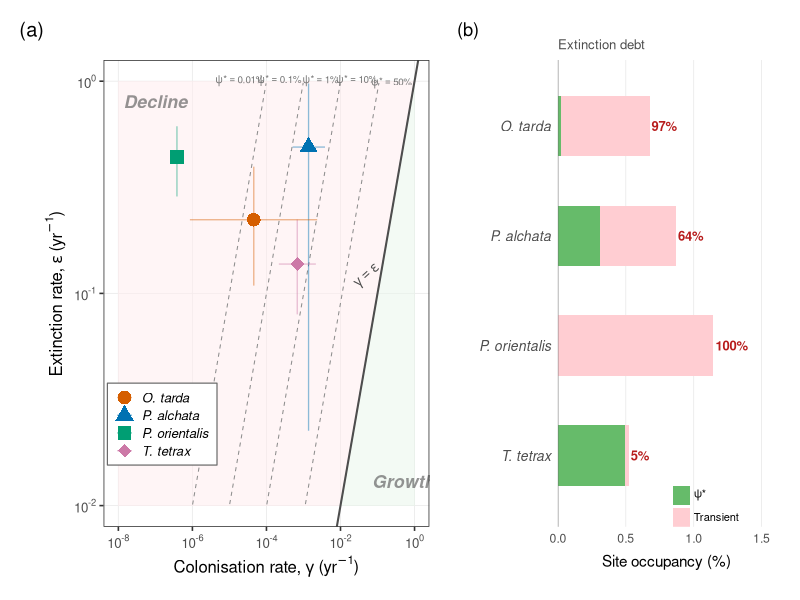
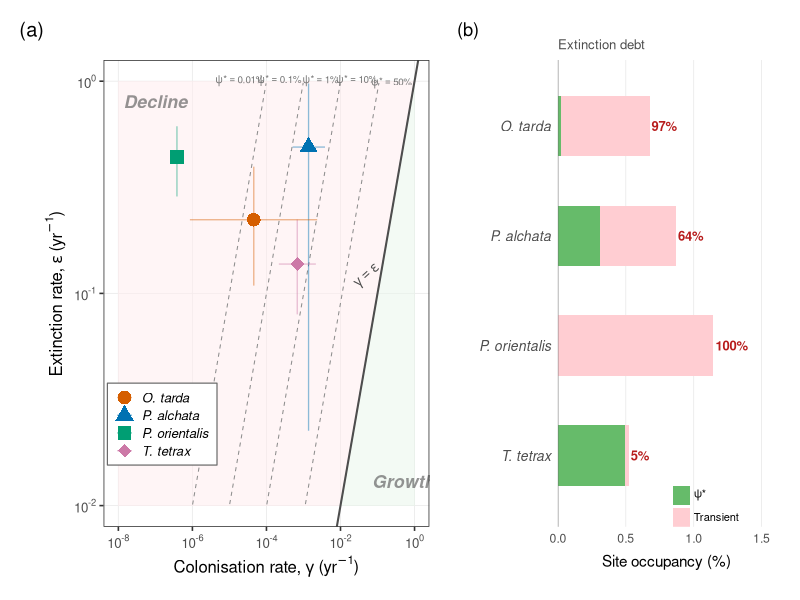

Source code (R) for these figures, in order:
###############################################################################
# fig_isocline_equilibrium.R
#
# Key summary figure for GCB: colonisation–extinction isocline plot.
#
# Panel (a): γ vs ε scatter on log–log axes. The γ = ε diagonal separates
#            population growth (below) from decline (above). Dashed contours
#            show equilibrium occupancy ψ* = γ/(γ+ε). Species are labelled
#            directly. All four species fall deep in the decline zone.
#
# Panel (b): Extinction debt. Stacked horizontal bars showing current
#            occupancy vs equilibrium ψ*. Debt = (current − ψ*) / current.
#
# Output: figs/pub_fig_isocline_equilibrium.png  (300 DPI, 12 × 6.5 in)
#         figs/pub_fig_isocline_equilibrium.pdf
###############################################################################

library(here)
library(ggplot2)
library(dplyr)
library(scales)
library(patchwork)

theme_set(theme_bw(base_size = 12))

###############################################################################
# 1. Load data
###############################################################################

iso_data  <- read.csv(here("results", "isocline_plot_data.csv"))
debt_data <- read.csv(here("results", "extinction_debt_table.csv"))
eq_data   <- read.csv(here("results", "equilibrium_occupancy_table.csv"))

# Merge
plot_data <- iso_data %>%
  left_join(debt_data, by = "species") %>%
  left_join(eq_data %>% select(species, psi_star_med, psi_star_lo, psi_star_hi,
                                recol_yr_med),
            by = "species")

# Species labels (italic for plot)
sp_labels <- c(
  "otitar" = "O. tarda",
  "ptealc" = "P. alchata",
  "pteori" = "P. orientalis",
  "tettet" = "T. tetrax"
)
plot_data$label <- sp_labels[plot_data$species]

###############################################################################
# 2. Colour palette (colourblind-safe, Wong 2011)
###############################################################################

sp_colours <- c(
  "otitar" = "#D55E00",   # vermillion
  "ptealc" = "#0072B2",   # blue
  "pteori" = "#009E73",   # bluish green
  "tettet" = "#CC79A7"    # reddish purple
)

sp_shapes <- c(
  "otitar" = 16,   # circle
  "ptealc" = 17,   # triangle
  "pteori" = 15,   # square
  "tettet" = 18    # diamond
)

###############################################################################
# 3. Build Panel (a): γ vs ε isocline plot
###############################################################################
message("Building isocline plot...")

# Axis ranges (log10 scale)
# x-axis starts at 1e-8 to include pteori (γ_baseline ≈ 3.8 × 10⁻⁷)
x_lo <- 1e-8
x_hi <- 1
y_lo <- 0.01    # extinction rates are all > 0.01
y_hi <- 1

# --- Isocline contours: ψ* = γ/(γ+ε)  →  ε = γ(1−ψ*)/ψ* ---
psi_levels <- c(0.0001, 0.001, 0.01, 0.1, 0.5)
psi_labels <- c("0.01%", "0.1%", "1%", "10%", "50%")
# Plotmath-safe labels for isocline annotation
psi_plotmath <- c(
  'psi*"*"=="0.01%"', 'psi*"*"=="0.1%"', 'psi*"*"=="1%"',
  'psi*"*"=="10%"', 'psi*"*"=="50%"'
)

gamma_seq <- 10^seq(log10(x_lo), log10(x_hi), length.out = 400)

iso_list <- lapply(seq_along(psi_levels), function(i) {
  eps <- gamma_seq * (1 - psi_levels[i]) / psi_levels[i]
  df <- data.frame(gamma = gamma_seq, epsilon = eps,
                   psi_label = psi_labels[i],
                   psi_expr  = psi_plotmath[i],
                   stringsAsFactors = FALSE)
  df[df$epsilon >= y_lo & df$epsilon <= y_hi, ]
})
iso_df <- do.call(rbind, iso_list)

# Label positions: place at the right end of each visible contour
iso_label_pos <- iso_df %>%
  group_by(psi_label) %>%
  # pick a point near the right edge of each contour within the plot area
  filter(epsilon <= 0.9 * y_hi, epsilon >= 1.2 * y_lo) %>%
  slice_max(gamma, n = 1) %>%
  ungroup()

# --- Zone shading polygons (data coordinates, log-transformed by ggplot) ---
# Decline zone: upper-left triangle where ε > γ
decline_poly <- data.frame(
  x = c(x_lo, y_lo, y_hi, x_lo),
  y = c(y_lo, y_lo, y_hi, y_hi)
)
# Growth zone: lower-right triangle where γ > ε
growth_poly <- data.frame(
  x = c(y_lo, x_hi, x_hi),
  y = c(y_lo, y_lo, y_hi)
)

# --- Build plot ---
p_a <- ggplot() +

  # Zone shading (drawn first, behind everything)
  geom_polygon(data = decline_poly, aes(x = x, y = y),
               fill = "#FFEBEE", alpha = 0.5) +
  geom_polygon(data = growth_poly, aes(x = x, y = y),
               fill = "#E8F5E9", alpha = 0.5) +

  # Zone labels (clean text, no arrows, no boxes)
  # "decline" label: upper-left, away from P. orientalis (γ≈3.8e-7, ε≈0.44)
  annotate("text", x = 1e-7, y = 0.8,
           label = "Decline",
           colour = "#666666", size = 4.5, fontface = "bold.italic",
           alpha = 0.7) +
  # "growth" label: bottom-right, below and right of legend
  annotate("text", x = 0.5, y = 0.013,
           label = "Growth",
           colour = "#666666", size = 4.5, fontface = "bold.italic",
           alpha = 0.7) +

  # ψ* isocline contours
  geom_line(data = iso_df,
            aes(x = gamma, y = epsilon, group = psi_label),
            colour = "grey55", linewidth = 0.35, linetype = "dashed") +

  # Isocline labels (ψ* values) — use parse = TRUE for Greek letters
  geom_text(data = iso_label_pos,
            aes(x = gamma, y = epsilon, label = psi_expr),
            colour = "grey45", size = 2.5, hjust = 1, vjust = -0.5,
            parse = TRUE) +

  # γ = ε diagonal (net zero line)
  geom_abline(slope = 1, intercept = 0,
              colour = "grey30", linewidth = 0.7) +
  annotate("text", x = 0.055, y = 0.12,
           label = expression(gamma == epsilon),
           colour = "grey30", size = 3.5, angle = 42) +

  # 95% CI crosshairs
  geom_errorbar(data = plot_data,
                aes(x = gamma_baseline,
                    ymin = epsilon_lo, ymax = epsilon_hi,
                    colour = species),
                width = 0, linewidth = 0.45, alpha = 0.45) +
  geom_errorbar(data = plot_data,
                aes(y = epsilon_baseline,
                    xmin = gamma_lo, xmax = gamma_hi,
                    colour = species),
                width = 0, linewidth = 0.45, alpha = 0.45,
                orientation = "y") +

  # Species points
  geom_point(data = plot_data,
             aes(x = gamma_baseline, y = epsilon_baseline,
                 colour = species, shape = species),
             size = 4, stroke = 0.9) +

  # Scales
  scale_x_log10(
    name = expression("Colonisation rate,"~gamma~"(yr"^{-1}*")"),
    limits = c(x_lo, x_hi),
    breaks = 10^seq(-8, 0, by = 2),
    labels = trans_format("log10", math_format(10^.x))
  ) +
  scale_y_log10(
    name = expression("Extinction rate,"~epsilon~"(yr"^{-1}*")"),
    limits = c(y_lo, y_hi),
    breaks = 10^seq(-2, 0),
    labels = trans_format("log10", math_format(10^.x))
  ) +
  scale_colour_manual(
    values = sp_colours,
    labels = c("otitar" = expression(italic("O. tarda")),
               "ptealc" = expression(italic("P. alchata")),
               "pteori" = expression(italic("P. orientalis")),
               "tettet" = expression(italic("T. tetrax")))
  ) +
  scale_shape_manual(
    values = sp_shapes,
    labels = c("otitar" = expression(italic("O. tarda")),
               "ptealc" = expression(italic("P. alchata")),
               "pteori" = expression(italic("P. orientalis")),
               "tettet" = expression(italic("T. tetrax")))
  ) +

  # Theme — clean, legend in lower-right (empty growth zone)
  theme(
    legend.position = c(0.18, 0.22),
    legend.justification = c(0.5, 0.5),
    legend.background = element_rect(fill = "white", color = "grey40", linewidth = 0.4),
    legend.margin = margin(4, 6, 4, 6),
    legend.key.size = unit(0.45, "cm"),
    legend.text = element_text(size = 9.5),
    legend.title = element_blank(),
    panel.grid.minor = element_blank(),
    panel.grid.major = element_line(colour = "grey92", linewidth = 0.3),
    plot.margin = margin(8, 12, 8, 8)
  )


###############################################################################
# 4. Build Panel (b): Extinction debt
###############################################################################
message("Creating extinction debt panel...")

# Prepare data
debt_plot <- debt_data %>%
  mutate(
    label = sp_labels[species],
    label = factor(label, levels = rev(sp_labels)),
    # Debt region = current − ψ*
    debt_pct = current_occupancy_pct - psi_star_pct
  )

p_b <- ggplot(debt_plot) +
  # Full bar = current occupancy (light grey = "debt" portion)
  geom_col(aes(x = current_occupancy_pct, y = label),
           fill = "#FFCDD2", width = 0.55) +
  # Equilibrium portion (dark green = "secure")
  geom_col(aes(x = psi_star_pct, y = label),
           fill = "#66BB6A", width = 0.55) +
  # Debt fraction text
  geom_text(aes(x = current_occupancy_pct + 0.015, y = label,
                label = ifelse(debt_fraction >= 100,
                               paste0(round(debt_fraction), "%"),
                               paste0(round(debt_fraction), "%"))),
            hjust = 0, size = 3.3, colour = "#B71C1C", fontface = "bold") +
  # Vertical line at zero
  geom_vline(xintercept = 0, colour = "grey40", linewidth = 0.3) +
  # Scales
  scale_x_continuous(
    name = "Site occupancy (%)",
    limits = c(0, 1.6),
    expand = c(0, 0),
    breaks = seq(0, 1.5, 0.5)
  ) +
  labs(y = NULL,
       subtitle = "Extinction debt") +
  # Legend annotation inside plot
  annotate("rect", xmin = 0.85, xmax = 0.97, ymin = 0.55, ymax = 0.72,
           fill = "#66BB6A") +
  annotate("text", x = 1.0, y = 0.64, label = expression(psi*"*"),
           hjust = 0, size = 2.8) +
  annotate("rect", xmin = 0.85, xmax = 0.97, ymin = 0.35, ymax = 0.52,
           fill = "#FFCDD2") +
  annotate("text", x = 1.0, y = 0.44, label = "Transient",
           hjust = 0, size = 2.8) +
  theme_minimal(base_size = 11) +
  theme(
    panel.grid.major.y = element_blank(),
    panel.grid.minor = element_blank(),
    panel.grid.major.x = element_line(colour = "grey92", linewidth = 0.3),
    plot.subtitle = element_text(size = 9.5, colour = "grey30"),
    axis.text.y = element_text(face = "italic", size = 10),
    plot.margin = margin(8, 12, 8, 8)
  )


###############################################################################
# 5. Combine panels
###############################################################################
message("Combining panels...")

combined <- p_a + p_b +
  plot_layout(widths = c(3, 2)) +
  plot_annotation(
    tag_levels = "a",
    tag_prefix = "(",
    tag_suffix = ")",
    theme = theme(
      plot.tag = element_text(size = 13, face = "bold")
    )
  )


###############################################################################
# 6. Save
###############################################################################
message("Saving figure...")

ggsave(here("figs", "pub_fig_isocline_equilibrium.png"),
       combined, width = 12, height = 5.5, dpi = 300, bg = "white")
message("  Saved: figs/pub_fig_isocline_equilibrium.png")

ggsave(here("figs", "pub_fig_isocline_equilibrium.pdf"),
       combined, width = 12, height = 5.5, bg = "white")
message("  Saved: figs/pub_fig_isocline_equilibrium.pdf")

message("\nFigure complete.")
